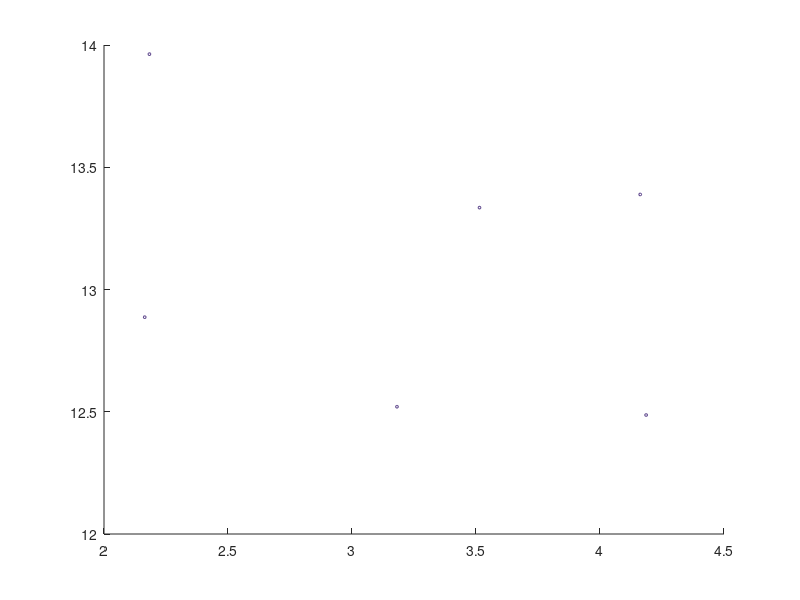

Write the MATLAB code that produced this figure. (Note: this script raises an error after producing the figure.)
% Dirichlet process (DP) mixture model as Chinese restaurant process (CRP) mixture
% directly yields cluster assignments of each observation
% Following nomenclature of Teh 2010
%
% G ~ DP(alpha, H)
% G = sum of pi_k * delta_theta_k, where delta_theta_k is a Kronecher delta f'n at theta_k
% theta_i ~ G
% theta_i = the parameters (hence cluster assignment) for observation x_i

%rng default;

H = @() rand(1,2) * 20; % base distribution = prior distribution over component parameters. Here, 2D uniform random variable in the square between [0, 0] and [10, 10] 
F = @(theta) mvnrnd(theta, [1 0; 0 1]); % component distribution, parametrized by theta. Here, 2D Gaussain with fixed covariance and parametrized mean. So we have a 2D Gaussian mixture

alpha = 10; % concentration parameter
N = 50; % # observations
K = 0; % # of active clusters

n = []; % # of observations assigned to each cluster
z = nan(N,1); % cluster assignment for each observation
theta_star = []; % parameters for each cluster
theta = nan(N,2); % parameters for each observation = theta_star(z(i))
x = nan(N,2); % observations

for i = 1:N % for each observation i
    % with probability proportional to n(k), assign i to cluster k;
    % with probability proportional to alpha, assign i to new cluster
    %
    p = [n(1:K), alpha];
    p = p / sum(p);
    
    z(i) = find(mnrnd(1, p)); % sample cluster assignment from categorical distribution with probabilities = the # of observations in each cluster, and alpha for the new cluster
    
    if z(i) == K + 1
        % new cluster
        %
        K = K + 1;
        n(K) = 1;
        theta_star(K,:) = H(); % draw new cluster params from base distribution
    else
        % old cluster
        %
        n(z(i)) = n(z(i)) + 1;
    end
    
    assert(isequal(K, numel(n)));
    assert(isequal(K, size(theta_star, 1)));
    
    % draw actual observation based on its cluster parameters
    % this is where the "mixture" part comes in; up to now, it's just a DP
    % with CRP construct
    %
    theta(i,:) = theta_star(z(i),:); % observation parameters = its cluster parameters
    x(i,:) = F(theta(i,:)); % draw observation from component distribution
end


% plot the clusters
%
C = colormap;
C = C(randperm(size(C,1)),:); % use different color for each cluster

hold on;
for k = 1:K % for each cluster
    scatter(x(z == k, 1), x(z == k, 2), 4, C(k,:)); % plot all the observations
    circle(theta_star(k,1), theta_star(k,2), 2, C(k,:)); % and a circle around the center (mean of observations)
end
hold off;
